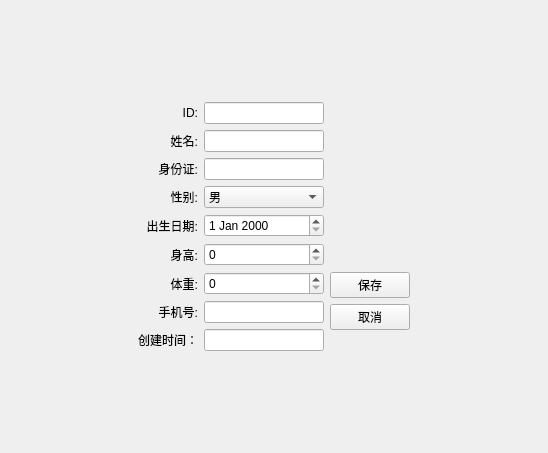
<?xml version="1.0" encoding="UTF-8"?>
<ui version="4.0">
 <class>PatientEditView</class>
 <widget class="QWidget" name="PatientEditView">
  <property name="geometry">
   <rect>
    <x>0</x>
    <y>0</y>
    <width>548</width>
    <height>453</height>
   </rect>
  </property>
  <property name="windowTitle">
   <string>Form</string>
  </property>
  <layout class="QGridLayout" name="gridLayout">
   <item row="0" column="2">
    <spacer name="verticalSpacer_2">
     <property name="orientation">
      <enum>Qt::Vertical</enum>
     </property>
     <property name="sizeHint" stdset="0">
      <size>
       <width>17</width>
       <height>61</height>
      </size>
     </property>
    </spacer>
   </item>
   <item row="1" column="0">
    <spacer name="horizontalSpacer">
     <property name="orientation">
      <enum>Qt::Horizontal</enum>
     </property>
     <property name="sizeHint" stdset="0">
      <size>
       <width>81</width>
       <height>17</height>
      </size>
     </property>
    </spacer>
   </item>
   <item row="1" column="1" rowspan="2" colspan="2">
    <layout class="QHBoxLayout" name="horizontalLayout_10">
     <item>
      <layout class="QVBoxLayout" name="verticalLayout_2">
       <item>
        <layout class="QHBoxLayout" name="horizontalLayout">
         <item>
          <widget class="QLabel" name="label">
           <property name="text">
            <string>ID:</string>
           </property>
           <property name="alignment">
            <set>Qt::AlignRight|Qt::AlignTrailing|Qt::AlignVCenter</set>
           </property>
          </widget>
         </item>
         <item>
          <widget class="QLineEdit" name="dbEditID">
           <property name="sizePolicy">
            <sizepolicy hsizetype="Minimum" vsizetype="Minimum">
             <horstretch>0</horstretch>
             <verstretch>0</verstretch>
            </sizepolicy>
           </property>
           <property name="minimumSize">
            <size>
             <width>120</width>
             <height>0</height>
            </size>
           </property>
           <property name="maximumSize">
            <size>
             <width>120</width>
             <height>16777215</height>
            </size>
           </property>
          </widget>
         </item>
        </layout>
       </item>
       <item>
        <layout class="QHBoxLayout" name="horizontalLayout_2">
         <item>
          <widget class="QLabel" name="label_2">
           <property name="text">
            <string>姓名:</string>
           </property>
           <property name="alignment">
            <set>Qt::AlignRight|Qt::AlignTrailing|Qt::AlignVCenter</set>
           </property>
          </widget>
         </item>
         <item>
          <widget class="QLineEdit" name="dbEditName">
           <property name="sizePolicy">
            <sizepolicy hsizetype="Minimum" vsizetype="Minimum">
             <horstretch>0</horstretch>
             <verstretch>0</verstretch>
            </sizepolicy>
           </property>
           <property name="minimumSize">
            <size>
             <width>120</width>
             <height>0</height>
            </size>
           </property>
           <property name="maximumSize">
            <size>
             <width>120</width>
             <height>16777215</height>
            </size>
           </property>
          </widget>
         </item>
        </layout>
       </item>
       <item>
        <layout class="QHBoxLayout" name="horizontalLayout_3">
         <item>
          <widget class="QLabel" name="label_3">
           <property name="text">
            <string>身份证:</string>
           </property>
           <property name="alignment">
            <set>Qt::AlignRight|Qt::AlignTrailing|Qt::AlignVCenter</set>
           </property>
          </widget>
         </item>
         <item>
          <widget class="QLineEdit" name="dbEditIDCard">
           <property name="sizePolicy">
            <sizepolicy hsizetype="Minimum" vsizetype="Minimum">
             <horstretch>0</horstretch>
             <verstretch>0</verstretch>
            </sizepolicy>
           </property>
           <property name="minimumSize">
            <size>
             <width>120</width>
             <height>0</height>
            </size>
           </property>
           <property name="maximumSize">
            <size>
             <width>120</width>
             <height>16777215</height>
            </size>
           </property>
          </widget>
         </item>
        </layout>
       </item>
       <item>
        <layout class="QHBoxLayout" name="horizontalLayout_4">
         <item>
          <widget class="QLabel" name="label_4">
           <property name="text">
            <string>性别:</string>
           </property>
           <property name="alignment">
            <set>Qt::AlignRight|Qt::AlignTrailing|Qt::AlignVCenter</set>
           </property>
          </widget>
         </item>
         <item>
          <widget class="QComboBox" name="dbComboSex">
           <property name="sizePolicy">
            <sizepolicy hsizetype="Minimum" vsizetype="Minimum">
             <horstretch>0</horstretch>
             <verstretch>0</verstretch>
            </sizepolicy>
           </property>
           <property name="minimumSize">
            <size>
             <width>120</width>
             <height>0</height>
            </size>
           </property>
           <property name="maximumSize">
            <size>
             <width>120</width>
             <height>16777215</height>
            </size>
           </property>
           <item>
            <property name="text">
             <string>男</string>
            </property>
           </item>
           <item>
            <property name="text">
             <string>女</string>
            </property>
           </item>
          </widget>
         </item>
        </layout>
       </item>
       <item>
        <layout class="QHBoxLayout" name="horizontalLayout_5">
         <item>
          <widget class="QLabel" name="label_5">
           <property name="text">
            <string>出生日期:</string>
           </property>
           <property name="alignment">
            <set>Qt::AlignRight|Qt::AlignTrailing|Qt::AlignVCenter</set>
           </property>
          </widget>
         </item>
         <item>
          <widget class="QDateEdit" name="dbDateEditDOB">
           <property name="sizePolicy">
            <sizepolicy hsizetype="Minimum" vsizetype="Minimum">
             <horstretch>0</horstretch>
             <verstretch>0</verstretch>
            </sizepolicy>
           </property>
           <property name="minimumSize">
            <size>
             <width>120</width>
             <height>0</height>
            </size>
           </property>
           <property name="maximumSize">
            <size>
             <width>120</width>
             <height>16777215</height>
            </size>
           </property>
          </widget>
         </item>
        </layout>
       </item>
       <item>
        <layout class="QHBoxLayout" name="horizontalLayout_6">
         <item>
          <widget class="QLabel" name="label_6">
           <property name="text">
            <string>身高:</string>
           </property>
           <property name="alignment">
            <set>Qt::AlignRight|Qt::AlignTrailing|Qt::AlignVCenter</set>
           </property>
          </widget>
         </item>
         <item>
          <widget class="QSpinBox" name="dbSpinHeight">
           <property name="sizePolicy">
            <sizepolicy hsizetype="Minimum" vsizetype="Minimum">
             <horstretch>0</horstretch>
             <verstretch>0</verstretch>
            </sizepolicy>
           </property>
           <property name="minimumSize">
            <size>
             <width>120</width>
             <height>0</height>
            </size>
           </property>
           <property name="maximumSize">
            <size>
             <width>120</width>
             <height>16777215</height>
            </size>
           </property>
          </widget>
         </item>
        </layout>
       </item>
       <item>
        <layout class="QHBoxLayout" name="horizontalLayout_7">
         <item>
          <widget class="QLabel" name="label_7">
           <property name="text">
            <string>体重:</string>
           </property>
           <property name="alignment">
            <set>Qt::AlignRight|Qt::AlignTrailing|Qt::AlignVCenter</set>
           </property>
          </widget>
         </item>
         <item>
          <widget class="QSpinBox" name="dbSpinWeight">
           <property name="sizePolicy">
            <sizepolicy hsizetype="Minimum" vsizetype="Minimum">
             <horstretch>0</horstretch>
             <verstretch>0</verstretch>
            </sizepolicy>
           </property>
           <property name="minimumSize">
            <size>
             <width>120</width>
             <height>0</height>
            </size>
           </property>
           <property name="maximumSize">
            <size>
             <width>120</width>
             <height>16777215</height>
            </size>
           </property>
          </widget>
         </item>
        </layout>
       </item>
       <item>
        <layout class="QHBoxLayout" name="horizontalLayout_8">
         <item>
          <widget class="QLabel" name="label_8">
           <property name="text">
            <string>手机号:</string>
           </property>
           <property name="alignment">
            <set>Qt::AlignRight|Qt::AlignTrailing|Qt::AlignVCenter</set>
           </property>
          </widget>
         </item>
         <item>
          <widget class="QLineEdit" name="dbEditMobile">
           <property name="sizePolicy">
            <sizepolicy hsizetype="Minimum" vsizetype="Minimum">
             <horstretch>0</horstretch>
             <verstretch>0</verstretch>
            </sizepolicy>
           </property>
           <property name="minimumSize">
            <size>
             <width>120</width>
             <height>0</height>
            </size>
           </property>
           <property name="maximumSize">
            <size>
             <width>120</width>
             <height>16777215</height>
            </size>
           </property>
          </widget>
         </item>
        </layout>
       </item>
       <item>
        <layout class="QHBoxLayout" name="horizontalLayout_9">
         <item>
          <widget class="QLabel" name="label_9">
           <property name="text">
            <string>创建时间：</string>
           </property>
          </widget>
         </item>
         <item>
          <widget class="QLineEdit" name="dbCreateTimeStamp">
           <property name="sizePolicy">
            <sizepolicy hsizetype="Minimum" vsizetype="Minimum">
             <horstretch>0</horstretch>
             <verstretch>0</verstretch>
            </sizepolicy>
           </property>
           <property name="minimumSize">
            <size>
             <width>120</width>
             <height>0</height>
            </size>
           </property>
           <property name="maximumSize">
            <size>
             <width>120</width>
             <height>16777215</height>
            </size>
           </property>
          </widget>
         </item>
        </layout>
       </item>
      </layout>
     </item>
     <item>
      <layout class="QGridLayout" name="gridLayout_2">
       <item row="0" column="1">
        <layout class="QVBoxLayout" name="verticalLayout">
         <item>
          <spacer name="verticalSpacer">
           <property name="orientation">
            <enum>Qt::Vertical</enum>
           </property>
           <property name="sizeType">
            <enum>QSizePolicy::Fixed</enum>
           </property>
           <property name="sizeHint" stdset="0">
            <size>
             <width>20</width>
             <height>150</height>
            </size>
           </property>
          </spacer>
         </item>
         <item>
          <widget class="QPushButton" name="pushButton">
           <property name="text">
            <string>保存</string>
           </property>
          </widget>
         </item>
         <item>
          <widget class="QPushButton" name="pushButton_2">
           <property name="text">
            <string>取消</string>
           </property>
          </widget>
         </item>
        </layout>
       </item>
      </layout>
     </item>
    </layout>
   </item>
   <item row="2" column="3">
    <spacer name="horizontalSpacer_2">
     <property name="orientation">
      <enum>Qt::Horizontal</enum>
     </property>
     <property name="sizeHint" stdset="0">
      <size>
       <width>126</width>
       <height>17</height>
      </size>
     </property>
    </spacer>
   </item>
   <item row="3" column="1">
    <spacer name="verticalSpacer_3">
     <property name="orientation">
      <enum>Qt::Vertical</enum>
     </property>
     <property name="sizeHint" stdset="0">
      <size>
       <width>17</width>
       <height>62</height>
      </size>
     </property>
    </spacer>
   </item>
  </layout>
 </widget>
 <resources/>
 <connections/>
</ui>
